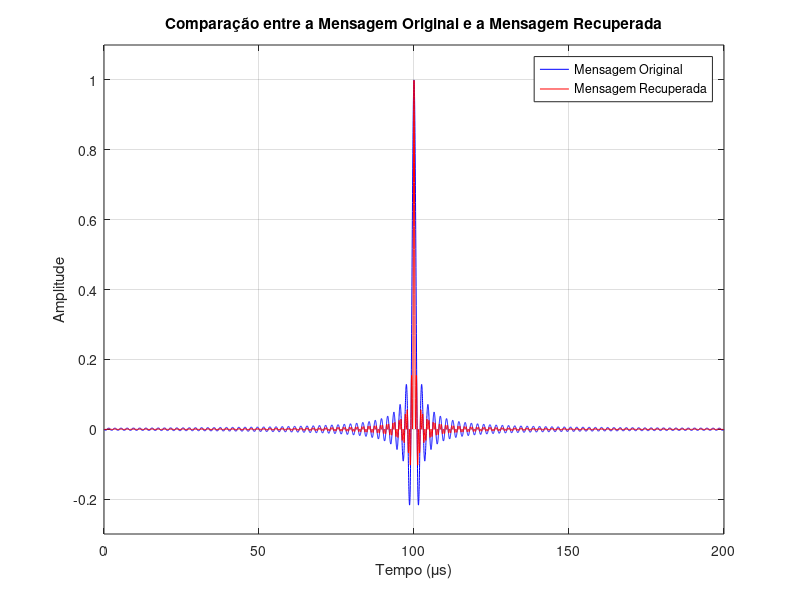

Reproduce this figure in MATLAB.
% Definindo parâmetros
fc = 0.5e6; % Frequência da portadora em Hz (0.5 MHz)
fsamp = 50e6; % Frequência de amostragem em Hz (50 MHz)
t_end = 200e-6; % Tempo final em segundos (200 µs)

% Definindo o intervalo de tempo
t = linspace(0, t_end, round(t_end * fsamp)); % Vetor de tempo em segundos
x = (t * 1e6) - 100; % Argumento da função sinc centrado em 100 µs

% Calculando o sinal de mensagem
mt = sinc(x);

% Calculando a portadora
ct = cos(2 * pi * fc * t); % Tempo em segundos para a função cosseno

% Modulação do sinal de mensagem
st = mt .* ct;

% Demodulação do sinal modulado
rt = st .* ct; % Multiplicando o sinal modulado pela mesma portadora

% Calculando a FFT do sinal demodulado sem filtragem
N = length(rt);
Rt_fft = fftshift(fft(rt));

% Definindo o vetor de frequência
f = (-N/2:N/2-1)*(fsamp/N);

% Projetando um filtro retangular para a faixa de -2 MHz a 2 MHz
H = zeros(size(f));
H((f >= -2e6) & (f <= 2e6)) = 1;

% Aplicando o filtro ao espectro
Rt_fft_filtered = Rt_fft .* H;

% Calculando a FFT inversa para obter a mensagem recuperada
mt_recovered = ifft(ifftshift(Rt_fft_filtered));
mt_recovered = real(mt_recovered); % Pegando a parte real do sinal

% Comparando graficamente a mensagem original e a recuperada
figure;
plot(t * 1e6, mt, 'b', 'DisplayName', 'Mensagem Original'); % Plotando a mensagem original em azul
hold on;
plot(t * 1e6, mt_recovered, 'r', 'DisplayName', 'Mensagem Recuperada'); % Plotando a mensagem recuperada em vermelho
hold off;
title('Comparação entre a Mensagem Original e a Mensagem Recuperada');
xlabel('Tempo (\mus)');
ylabel('Amplitude');
ylim([-0.3, 1.1]);
legend;
grid on;

% Calculando o coeficiente de correlação entre a mensagem original e a recuperada
correlation = corrcoef(mt, mt_recovered);
correlation_value = correlation(1, 2);

% Exibindo o valor da correlação
disp(['Coeficiente de correlação entre a mensagem original e a recuperada: ', num2str(correlation_value, '%.10f')]);

